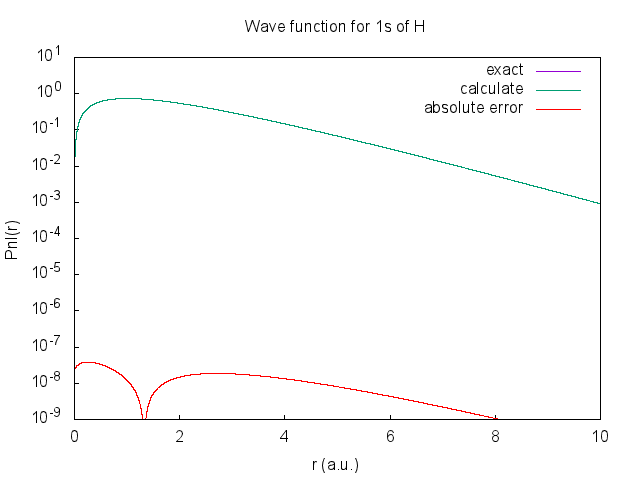

The script that drew this image:
#!/gnuplot
#
#    
#    	G N U P L O T
#    	Version 5.0 patchlevel 0    last modified 2015-01-01 
#    
#    	Copyright (C) 1986-1993, 1998, 2004, 2007-2015
#    	Thomas Williams, Colin Kelley and many others
#    
#    	gnuplot home:     http://www.gnuplot.info
#    	faq, bugs, etc:   type "help FAQ"
#    	immediate help:   type "help"  (plot window: hit 'h')
# set terminal wxt 0 enhanced
# set output
unset clip points
set clip one
unset clip two
set bar 1.000000 front
set border 31 front lt black linewidth 1.000 dashtype solid
set zdata 
set ydata 
set xdata 
set y2data 
set x2data 
set boxwidth
set style fill  empty border
set style rectangle back fc  bgnd fillstyle   solid 1.00 border lt -1
set style circle radius graph 0.02, first 0.00000, 0.00000 
set style ellipse size graph 0.05, 0.03, first 0.00000 angle 0 units xy
set dummy x, y
set format x "% h" 
set format y "10^{%L}" 
set format x2 "% h" 
set format y2 "% h" 
set format z "% h" 
set format cb "% h" 
set format r "% h" 
set timefmt "%d/%m/%y,%H:%M"
set angles radians
unset grid
set raxis
set style parallel front  lt black linewidth 2.000 dashtype solid
set key title ""
set key inside right top vertical Right noreverse enhanced autotitle nobox
set key noinvert samplen 4 spacing 1 width 0 height 0 
set key maxcolumns 0 maxrows 0
set key noopaque
unset label
unset arrow
set style increment default
unset style line
unset style arrow
set style histogram clustered gap 2 title textcolor lt -1
unset object
set style textbox transparent margins  1.0,  1.0 border
unset logscale
set logscale y 10
set offsets 0, 0, 0, 0
set pointsize 1
set pointintervalbox 1
set encoding default
unset polar
unset parametric
unset decimalsign
set view 60, 30, 1, 1
set samples 100, 100
set isosamples 10, 10
set surface 
unset contour
set cntrlabel  format '%8.3g' font '' start 5 interval 20
set mapping cartesian
set datafile separator ","
unset hidden3d
set cntrparam order 4
set cntrparam linear
set cntrparam levels auto 5
set cntrparam points 5
set size ratio 0 1,1
set origin 0,0
set style data points
set style function lines
set xzeroaxis
unset yzeroaxis
unset zzeroaxis
unset x2zeroaxis
unset y2zeroaxis
set ticslevel 0.5
set tics scale  1, 0.5, 1, 1, 1
set mxtics default
set nomytics
set mztics default
set mx2tics default
set my2tics default
set mcbtics default
set mrtics default
set xtics border in scale 1,0.5 nomirror norotate  autojustify
set xtics autofreq  norangelimit
set ytics border in scale 1,0.5 nomirror norotate  autojustify
set ytics 0.1 norangelimit
set ztics border in scale 1,0.5 nomirror norotate  autojustify
set ztics autofreq  norangelimit
unset x2tics
unset y2tics
set cbtics border in scale 1,0.5 mirror norotate  autojustify
set cbtics autofreq  norangelimit
set rtics axis in scale 1,0.5 nomirror norotate  autojustify
set rtics autofreq  norangelimit
unset paxis 1 tics
unset paxis 2 tics
unset paxis 3 tics
unset paxis 4 tics
unset paxis 5 tics
unset paxis 6 tics
unset paxis 7 tics
set title "Wave function for 1s of H" 
set title  font "" norotate
set timestamp bottom 
set timestamp "" 
set timestamp  font "" norotate
set rrange [ * : * ] noreverse nowriteback
set trange [ * : * ] noreverse nowriteback
set urange [ * : * ] noreverse nowriteback
set vrange [ * : * ] noreverse nowriteback
set xlabel "r (a.u.)" 
set xlabel  font "" textcolor lt -1 norotate
set x2label "" 
set x2label  font "" textcolor lt -1 norotate
set xrange [ 0.00000 : 10.0000 ] noreverse nowriteback
set x2range [ * : * ] noreverse nowriteback
set ylabel "Pnl(r)" 
set ylabel  font "" textcolor lt -1 rotate by -270
set y2label "" 
set y2label  font "" textcolor lt -1 rotate by -270
set yrange [ 1.00000e-009 : 10.0000 ] noreverse nowriteback
set y2range [ * : * ] noreverse nowriteback
set zlabel "" 
set zlabel  font "" textcolor lt -1 norotate
set zrange [ * : * ] noreverse nowriteback
set cblabel "" 
set cblabel  font "" textcolor lt -1 rotate by -270
set cbrange [ * : * ] noreverse nowriteback
set paxis 1 range [ * : * ] noreverse nowriteback
set paxis 2 range [ * : * ] noreverse nowriteback
set paxis 3 range [ * : * ] noreverse nowriteback
set paxis 4 range [ * : * ] noreverse nowriteback
set paxis 5 range [ * : * ] noreverse nowriteback
set paxis 6 range [ * : * ] noreverse nowriteback
set paxis 7 range [ * : * ] noreverse nowriteback
set zero 1e-008
set lmargin  -1
set bmargin  -1
set rmargin  -1
set tmargin  -1
set locale "Japanese_Japan.932"
set pm3d explicit at s
set pm3d scansautomatic
set pm3d interpolate 1,1 flush begin noftriangles noborder corners2color mean
set palette positive nops_allcF maxcolors 0 gamma 1.5 color model RGB 
set palette rgbformulae 7, 5, 15
set colorbox default
set colorbox vertical origin screen 0.9, 0.2, 0 size screen 0.05, 0.6, 0 front bdefault
set style boxplot candles range  1.50 outliers pt 7 separation 1 labels auto unsorted
set loadpath 
set fontpath 
set psdir
set fit brief errorvariables nocovariancevariables errorscaling prescale nowrap v5
GNUTERM = "windows"
ARGC = 0
ARG0 = ""
x = 0.0
## Last datafile plotted: "wavefunction_H_1s_Pnl_exact.csv"
p "wavefunction_H_1s_Pnl_exact.csv" using 1:3 title "exact" with l, "wavefunction_H_1s_Pnl_exact.csv" using 1:4 title "calculate" with l, "wavefunction_H_1s_Pnl_exact.csv" using 1:5 title "absolute error" with l lc rgb "red"
#    EOF
